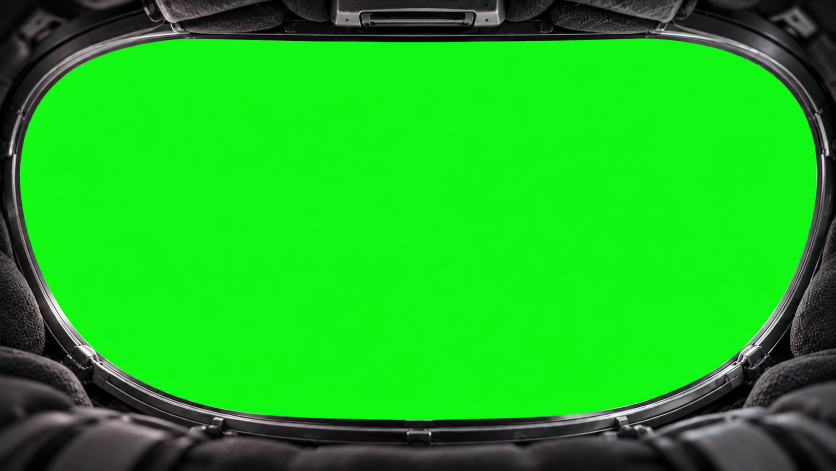
#> input picture docs/design/helm-source.webp, 1672 x 941 px, found by its file name (shown at 1/2 size)
$ python build_helmet.py
#> lines starting #> are read from the running program, lines starting #| are printed output that depends on the picture
#!/usr/bin/env python3
"""Helmet frame for the Walk (specs/feedback-1.md "Helmet frame"):
docs/design/helm-source.webp (AI-generated, green screen, RGB) -> app/src/steps/4-walk/helmet-frame.webp (RGBA)
1. green keyed out: alpha from the green excess G - max(R, B), ramped between LO and HI; edge pixels despilled
   (green clamped to max(R, B)) so no green fringe remains on the rim;
2. "AI-generated image" drawn into the pixels on the opaque frame, bottom left (the frame is shown with
   object-fit: fill at 16:9, so nothing is cropped).
Run from repo root: python3 scripts/preprocess/build_helmet.py
"""
from pathlib import Path
import numpy as np
from PIL import Image, ImageDraw, ImageFont, ImageFilter

SRC = Path("docs/design/helm-source.webp")
OUT = Path("app/src/steps/4-walk/helmet-frame.webp")
LO, HI = 24, 150          # green excess: below LO opaque, above HI fully keyed
FONTS = ["/usr/share/fonts/opentype/inter/Inter-SemiBold.otf", "/usr/share/fonts/truetype/dejavu/DejaVuSans-Bold.ttf"]

im = np.asarray(Image.open(SRC).convert("RGB")).astype(np.float32)
r, g, b = im[..., 0], im[..., 1], im[..., 2]
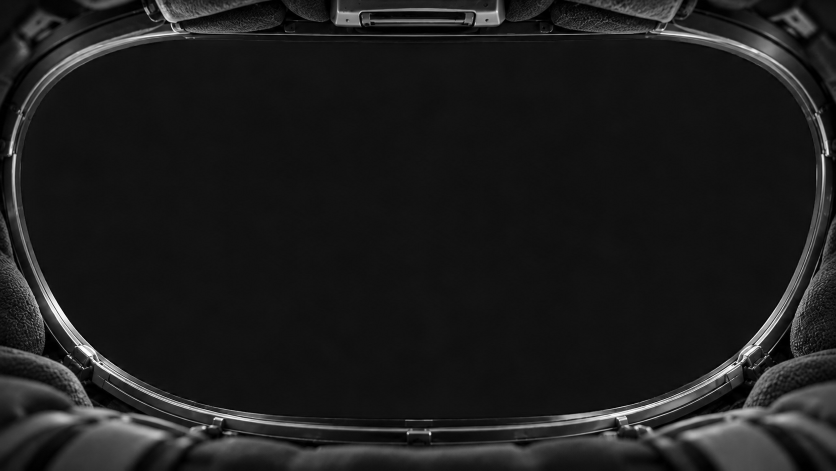
#> r: shape (941, 1672) float32 (shown at 1/2 size); min 0, max 255, mean 28.9
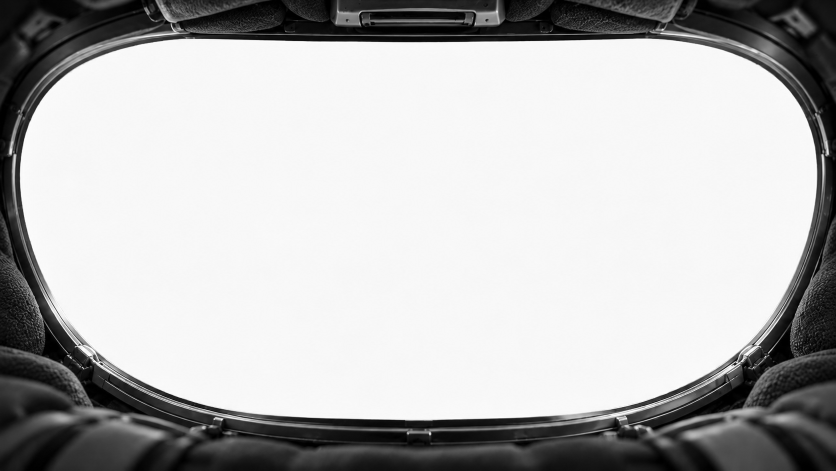
#> g: shape (941, 1672) float32 (shown at 1/2 size); min 0, max 255, mean 183.5
spill = g - np.maximum(r, b)
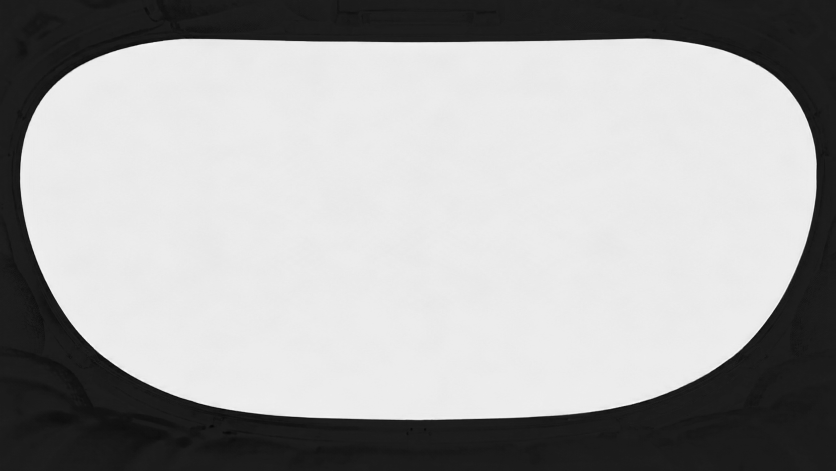
#> spill: shape (941, 1672) float32 (shown at 1/2 size); min -33, max 250, mean 152.4; drawn with min black and max white
alpha = 1.0 - np.clip((spill - LO) / (HI - LO), 0, 1)
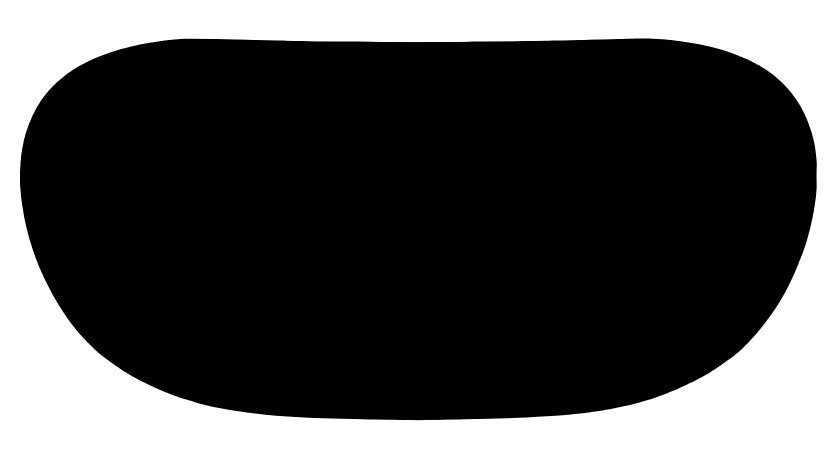
#> alpha: shape (941, 1672) float32 (shown at 1/2 size); min 0, max 1, mean 0.325
# remove the green from what stays (edges and any tint on the rim)
g2 = np.minimum(g, np.maximum(r, b))
# semi-transparent edge pixels: darken towards the frame colour instead of keeping the key's brightness
rgb = np.stack([r, g2, b], -1)
out = np.dstack([rgb, alpha * 255]).clip(0, 255).astype(np.uint8)
img = Image.fromarray(out, "RGBA")
# soften the keyed edge by one pixel (alpha only), so the rim is not jagged
a = img.getchannel("A").filter(ImageFilter.GaussianBlur(0.6))
a = Image.fromarray(np.minimum(np.asarray(a), np.asarray(img.getchannel("A"))))
img.putalpha(a)

# the AI mark, bottom left on the opaque frame
W, H = img.size
#> W = 1672; H = 941
font = next((ImageFont.truetype(f, round(H * 0.024)) for f in FONTS if Path(f).exists()), ImageFont.load_default())
text = "AI-generated image"
d = ImageDraw.Draw(img)
x0, y0 = round(W * 0.016), round(H * 0.952)
#> x0 = 27; y0 = 896
bb = d.textbbox((x0, y0), text, font=font, anchor="ls")
#> bb = (27, 878, 248, 901)
pad = round(H * 0.008)
#> pad = 8
d.rounded_rectangle((bb[0] - pad, bb[1] - pad, bb[2] + pad, bb[3] + pad), radius=pad, fill=(0, 0, 0, 235))
d.text((x0, y0), text, font=font, fill=(255, 255, 255, 255), anchor="ls")

OUT.parent.mkdir(parents=True, exist_ok=True)
img.save(OUT, "WEBP", quality=88, method=6)
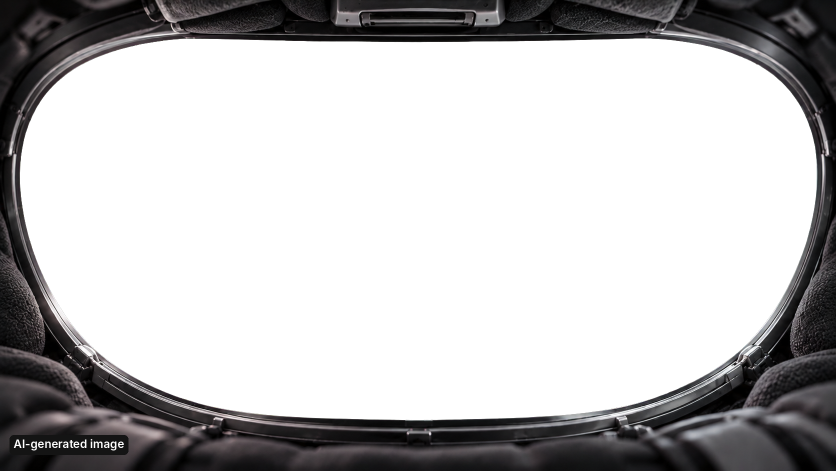
#> saved as helmet-frame.webp: PIL image 1672x941 RGBA (shown at 1/2 size); mean R, G, B, A 28.9, 30, 30.6, 82.7; transparent parts drawn white
print(OUT, img.size, OUT.stat().st_size)
#| app/src/steps/4-walk/helmet-frame.webp (1672, 941) 79436

$ run again, with docs/design/helmet-frame.png saved as docs/design/helm-source.webp
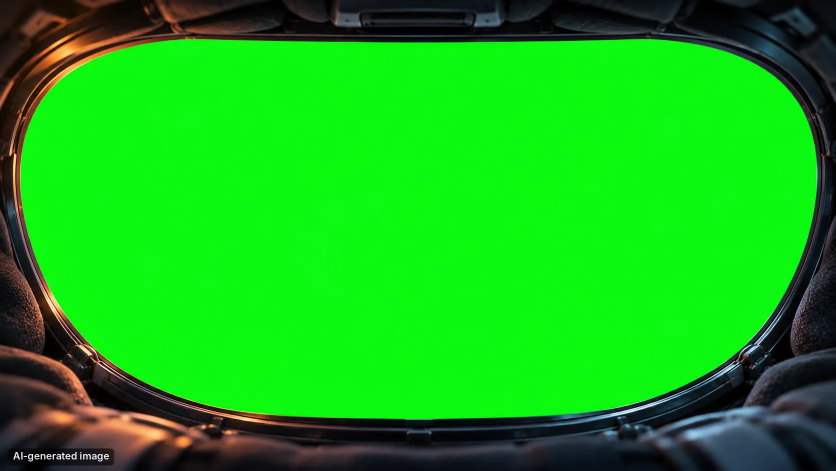
#> input picture docs/design/helmet-frame.png, 1672 x 941 px, found by its file name (shown at 1/2 size)
#> `rgb = np.stack([r, g2, b], -1)`:
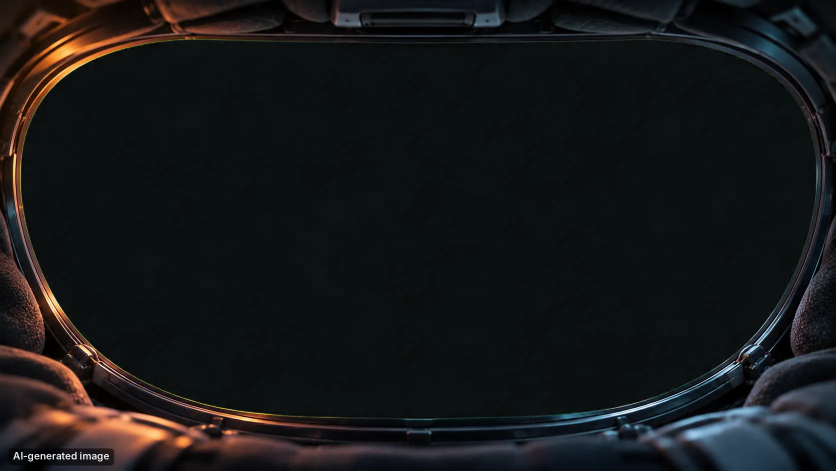
#> rgb: shape (941, 1672, 3) float32 (shown at 1/2 size); mean of channels 0, 1, 2 22.8, 23.6, 23.6; drawn as R, G, B
#> bb = (27, 878, 248, 901)
#> `img.save(OUT, "WEBP", quality=88, method=6)`:
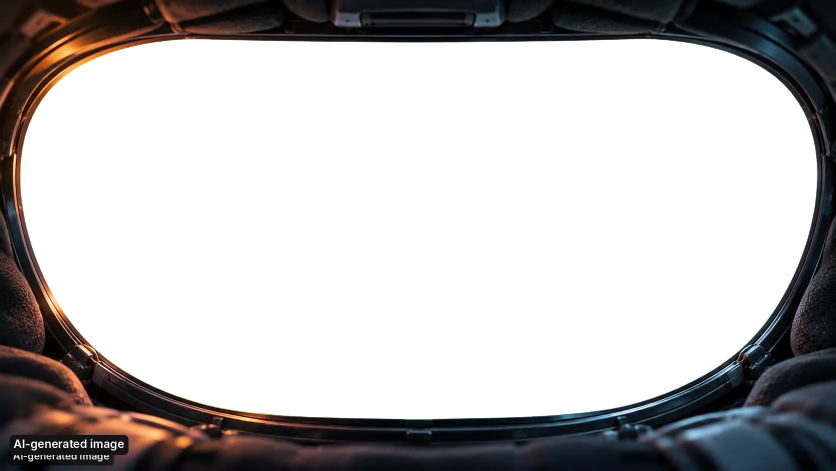
#> saved as helmet-frame.webp: PIL image 1672x941 RGBA (shown at 1/2 size); mean R, G, B, A 22.5, 23.6, 23.6, 83.3; transparent parts drawn white
#| app/src/steps/4-walk/helmet-frame.webp (1672, 941) 74722
